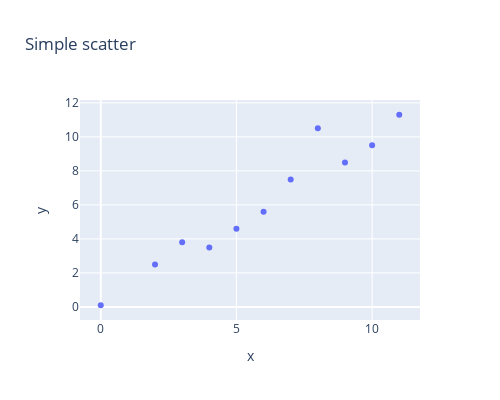

Write notebook code for a chart like this one.
### Code cell
import plotly.express as px
import pandas as pd

df = pd.DataFrame(dict(
    x = [0,2,4,3,5,7,6,9,8,10,11],
    y = [0.1,2.5,3.5,3.8,4.6,7.5,5.6,8.5,10.5,9.5,11.3]
))
fig = px.scatter(df, x="x", y="y", title="Simple scatter",width=500, height=400) 
fig.show()

### Figure 1 — Plotly figure (JSON) as saved in the notebook; plotly's stock layout.template omitted (floating-point values rounded to 4 significant figures)
{"data": [{"hovertemplate": "x=%{x}<br>y=%{y}<extra></extra>", "legendgroup": "", "marker": {"color": "#636efa", "symbol": "circle"}, "mode": "markers", "name": "", "orientation": "v", "showlegend": false, "type": "scatter", "x": [0, 2, 4, 3, 5, 7, 6, 9, 8, 10, 11], "xaxis": "x", "y": [0.1, 2.5, 3.5, 3.8, 4.6, 7.5, 5.6, 8.5, 10.5, 9.5, 11.3], "yaxis": "y"}], "layout": {"height": 400, "legend": {"tracegroupgap": 0}, "title": {"text": "Simple scatter"}, "width": 500, "xaxis": {"anchor": "y", "domain": [0, 1], "title": {"text": "x"}}, "yaxis": {"anchor": "x", "domain": [0, 1], "title": {"text": "y"}}}}
